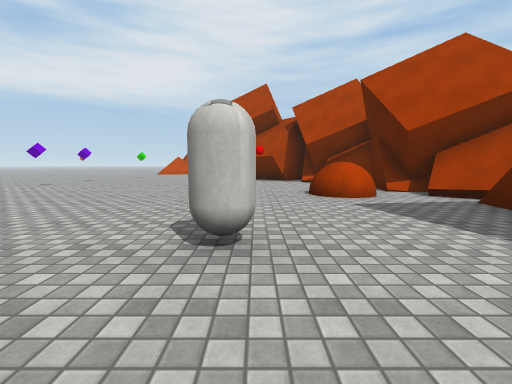
[1] (above)

19 first-person views from a walk through a Unity game level. The camera is 1.2 m above the floor, tilts 6° down and sees 90° across. The floor is counted in squares, 2 m on a side. Each view is taken from the middle of a square. On the plan, view 1 faces up. The plan holds only what a view shows up to about 9 squares ahead; the rest is blank. The place goes on beyond the plan. The player character is not drawn. Surface patterns are stand-ins for the level's own textures.

[2]
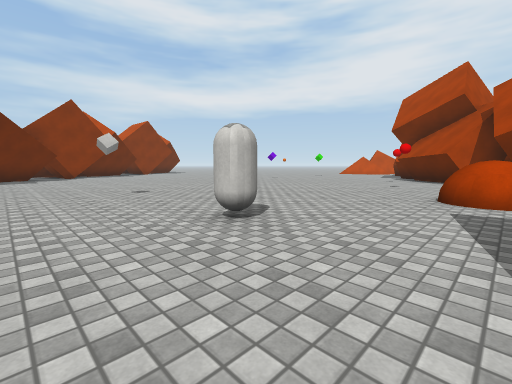

[3]
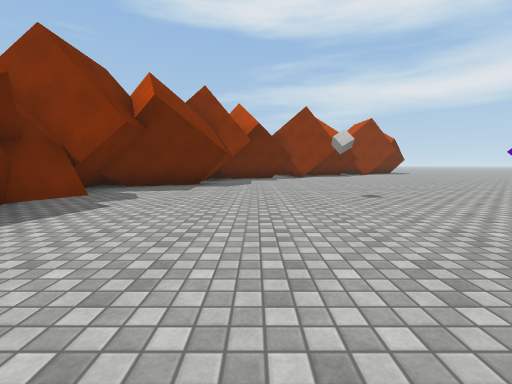

[4]
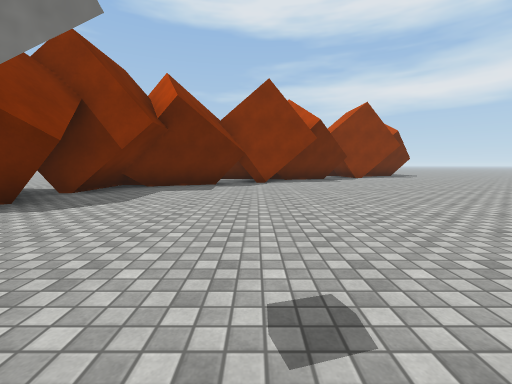

[5]
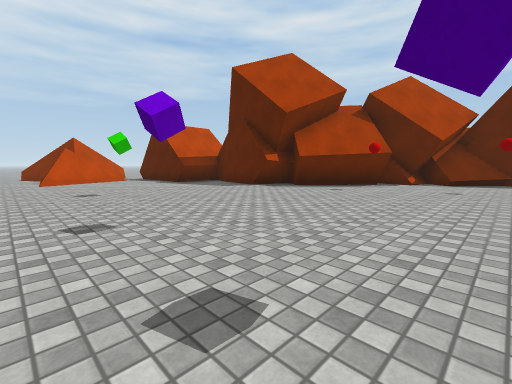

[6]
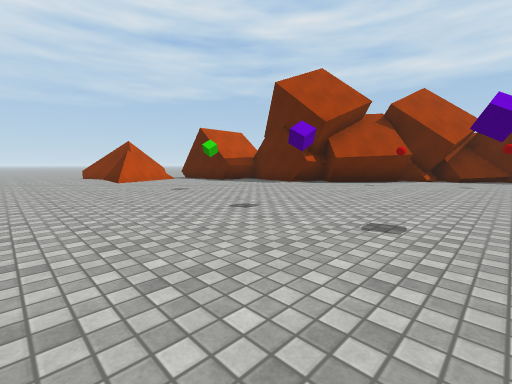

[7]
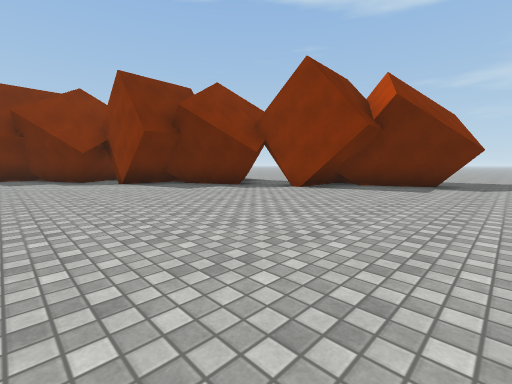

[8]
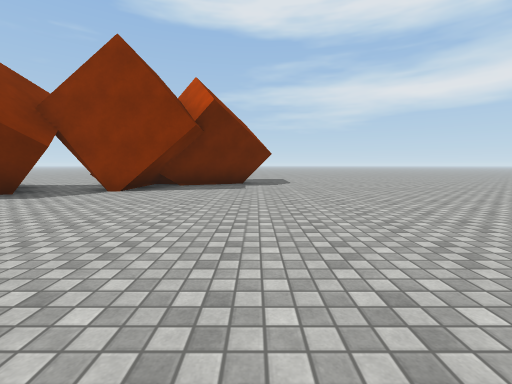

[9]
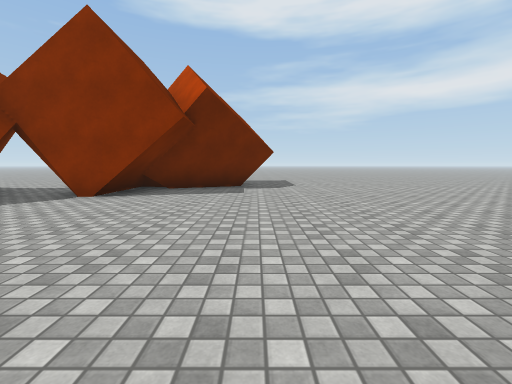

[10]
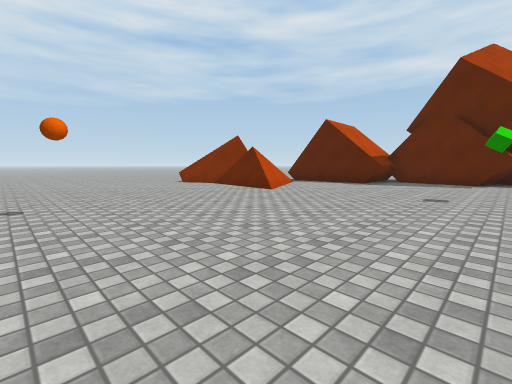

[11]
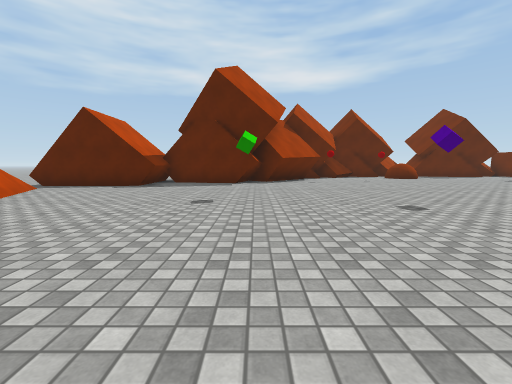

[12]
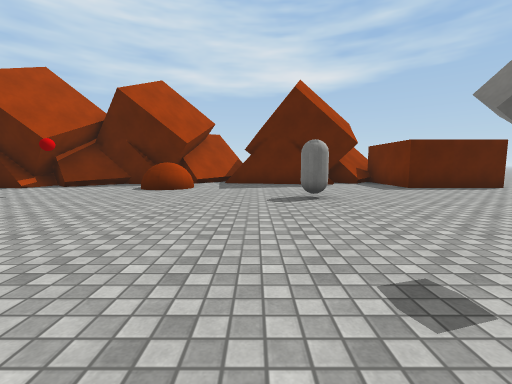

[13]
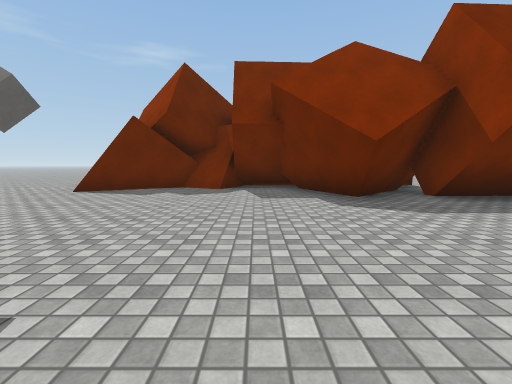

[14]
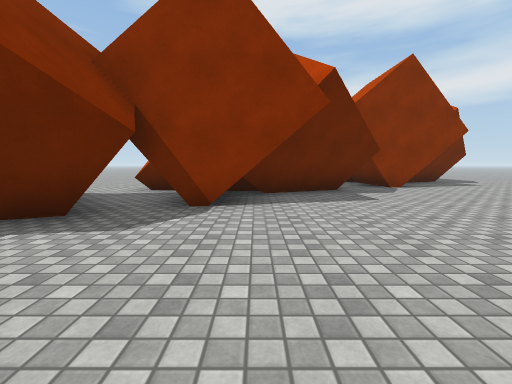

[15]
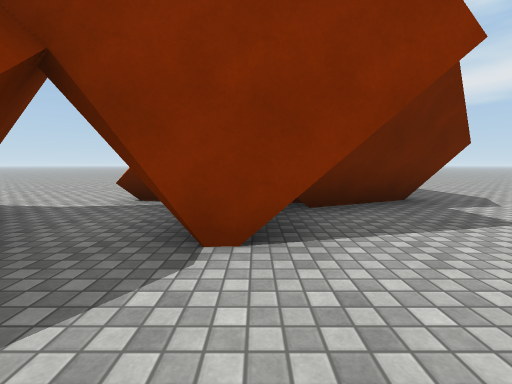

[16]
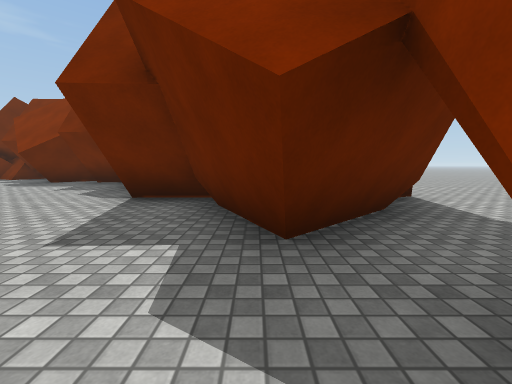

[17]
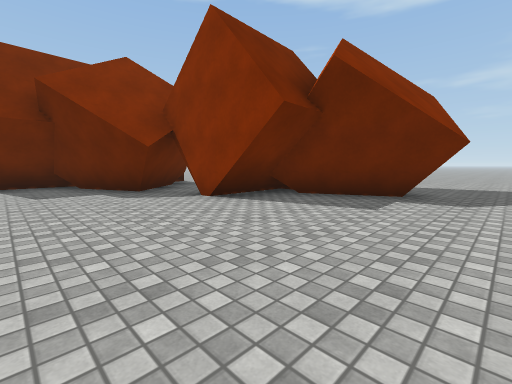

[18]
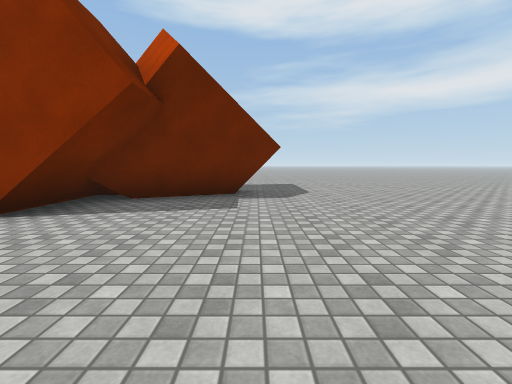

[19]
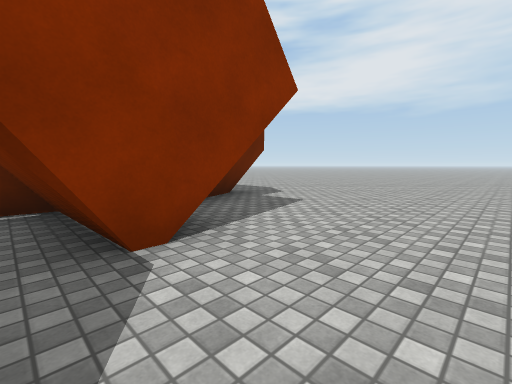

### Floor plan
Key: @ floor where view 1 was taken; # wall or solid block; x gap in a wall; . floor; / step, stairs or slope; = window, fence, low wall or low ledge; ^ raised ledge; T thing the floor can be seen under or through; O other object.
Columns run from 24 left of view 1 to 5 right of it. Each row starts with its distance up from view 1.
 20              .....#
 19              .....##
 18    .....  .. .....###.#
 17    ......... .....##..#
 16    ......... .........#
 15   .......... .........##
 14   .......... ..........#
 13   .....................#
 12    ................O...##
 11 .......................####
 10 .......#................###
  9  ..... #..........O.......###
  8        ###................//#
  7        ###........O......../#
  6        ###................^x#
  5        #.##..............=^.##
  4      ...###.................=
  3    .....#####...............#
  2   ......    T...........O..##
  1   .....   T TT.............##
  0   .....  .T  ##.........@...#
 -1   .... ....  ###..........###
 -2   ...  ..    #####........#
 -3                ####....#..#
 -4                  #######...
 -5                      #   ...
 -6                           ..

Positions as (right, up) in squares from view 1, and headings:
1: (0, 0), facing up
2: (2, 0), facing up-left
3: (1, 0), facing left
4: (-3, 2), facing left
5: (-7, 7), facing up-right
6: (-9, 7), facing up-right
7: (-9, 11), facing down-left
8: (-9, 10), facing left
9: (-10, 10), facing left
10: (-11, 12), facing up-right
11: (-10, 12), facing right
12: (-5, 3), facing right
13: (-5, 3), facing down
14: (-8, 3), facing left
15: (-13, 7), facing left
16: (-14, 7), facing down
17: (-12, 11), facing down-left
18: (-12, 10), facing left
19: (-13, 6), facing up-left
